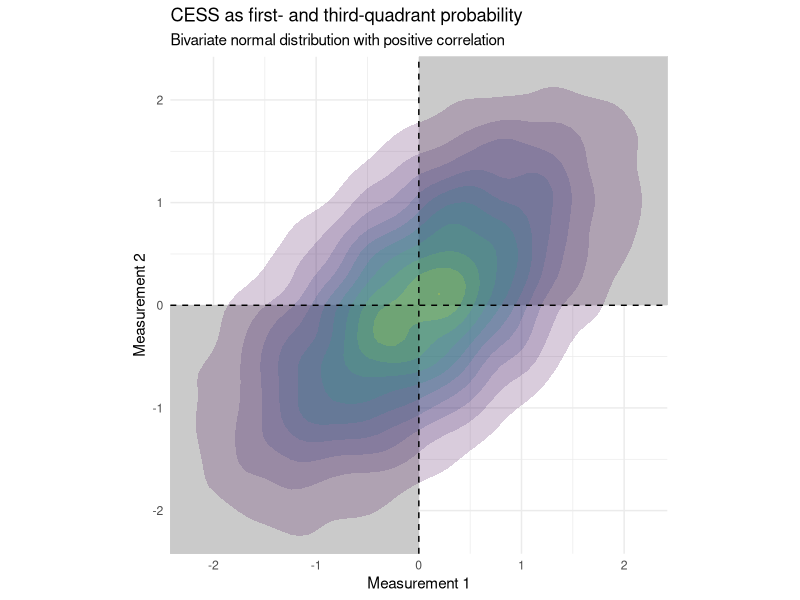
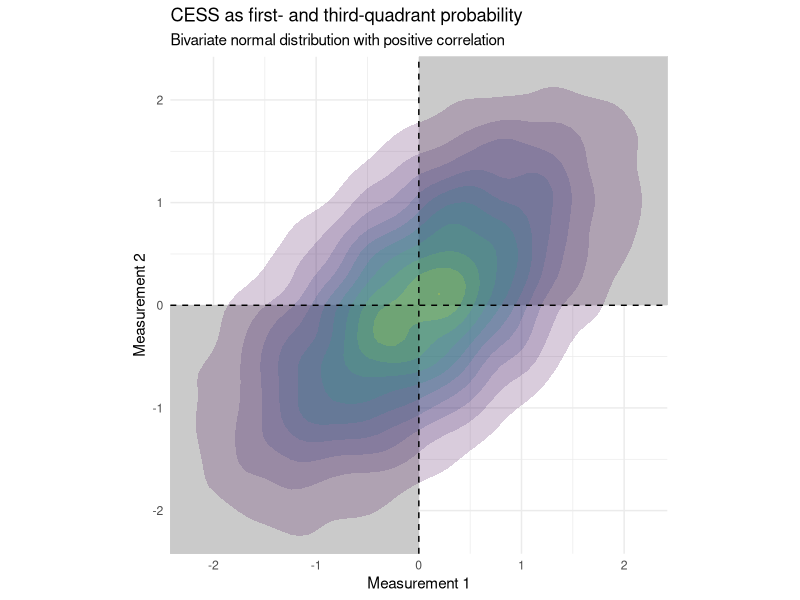

Generate these figures, in order, with R:
## ---- chunk 1
#| echo: false

library(MASS)
library(ggplot2)

# Generate bivariate normal data
set.seed(42)
Sigma <- matrix(c(1, 0.6, 0.6, 1), 2, 2)
data <- mvrnorm(10000, mu = c(0, 0), Sigma = Sigma)
df <- data.frame(x = data[,1], y = data[,2])

ggplot(df, aes(x, y)) +
  geom_rect(aes(xmin = 0, xmax = 3, ymin = 0, ymax = 3), fill = "gray80", alpha = 0.2) +
  geom_rect(aes(xmin = -3, xmax = 0, ymin = -3, ymax = 0), fill = "gray80", alpha = 0.2) +
  stat_density_2d(aes(fill = ..level..), geom = "polygon", alpha = 0.2,
                  show.legend = FALSE) +
  scale_fill_viridis_c() +
  geom_vline(xintercept = 0, linetype = "dashed") +
  geom_hline(yintercept = 0, linetype = "dashed") +
  # coord_cartesian(xlim = c(-2.5, 2.5), ylim = c(-2.5, 2.5)) +
  coord_fixed(xlim = c(-2.2, 2.2), ylim = c(-2.2, 2.2)) +
  theme_minimal() +
  labs(
    title = "CESS as first- and third-quadrant probability", 
    subtitle = "Bivariate normal distribution with positive correlation",
    x = "Measurement 1", 
    y = "Measurement 2")

ggsave("images/cess_visual.png", width = 6, height = 6)

